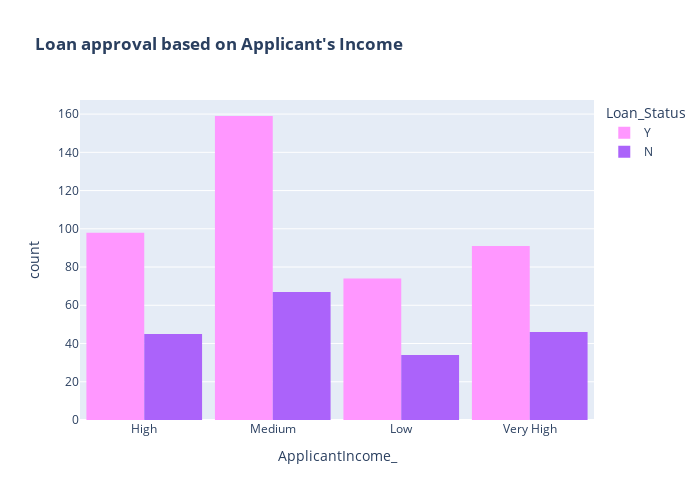

Source (notebook cell):
### Code cell
color_map = {"Y": "#FF97FF", "N": "#AB63FA"}
fig = px.histogram(train, x="ApplicantIncome_", color="Loan_Status", barmode="group", title="<b>Loan approval based on Applicant's Income</b>", color_discrete_map=color_map)
fig.update_layout(width=700, height=500, bargap=0.1)
fig.show()

### Figure 1 — Plotly figure (JSON) as saved in the notebook; plotly's stock layout.template omitted (floating-point values rounded to 4 significant figures; data arrays with more than 128 entries replaced by an {"elided": "..."} marker saying what was removed)
{"data": [{"alignmentgroup": "True", "bingroup": "x", "hovertemplate": "Loan_Status=Y<br>ApplicantIncome_=%{x}<br>count=%{y}<extra></extra>", "legendgroup": "Y", "marker": {"color": "#FF97FF"}, "name": "Y", "offsetgroup": "Y", "orientation": "v", "showlegend": true, "type": "histogram", "x": {"elided": "422 str values"}, "xaxis": "x", "yaxis": "y"}, {"alignmentgroup": "True", "bingroup": "x", "hovertemplate": "Loan_Status=N<br>ApplicantIncome_=%{x}<br>count=%{y}<extra></extra>", "legendgroup": "N", "marker": {"color": "#AB63FA"}, "name": "N", "offsetgroup": "N", "orientation": "v", "showlegend": true, "type": "histogram", "x": {"elided": "192 str values"}, "xaxis": "x", "yaxis": "y"}], "layout": {"bargap": 0.1, "barmode": "group", "height": 500, "legend": {"title": {"text": "Loan_Status"}, "tracegroupgap": 0}, "title": {"text": "<b>Loan approval based on Applicant's Income</b>"}, "width": 700, "xaxis": {"anchor": "y", "domain": [0, 1], "title": {"text": "ApplicantIncome_"}}, "yaxis": {"anchor": "x", "domain": [0, 1], "title": {"text": "count"}}}}
